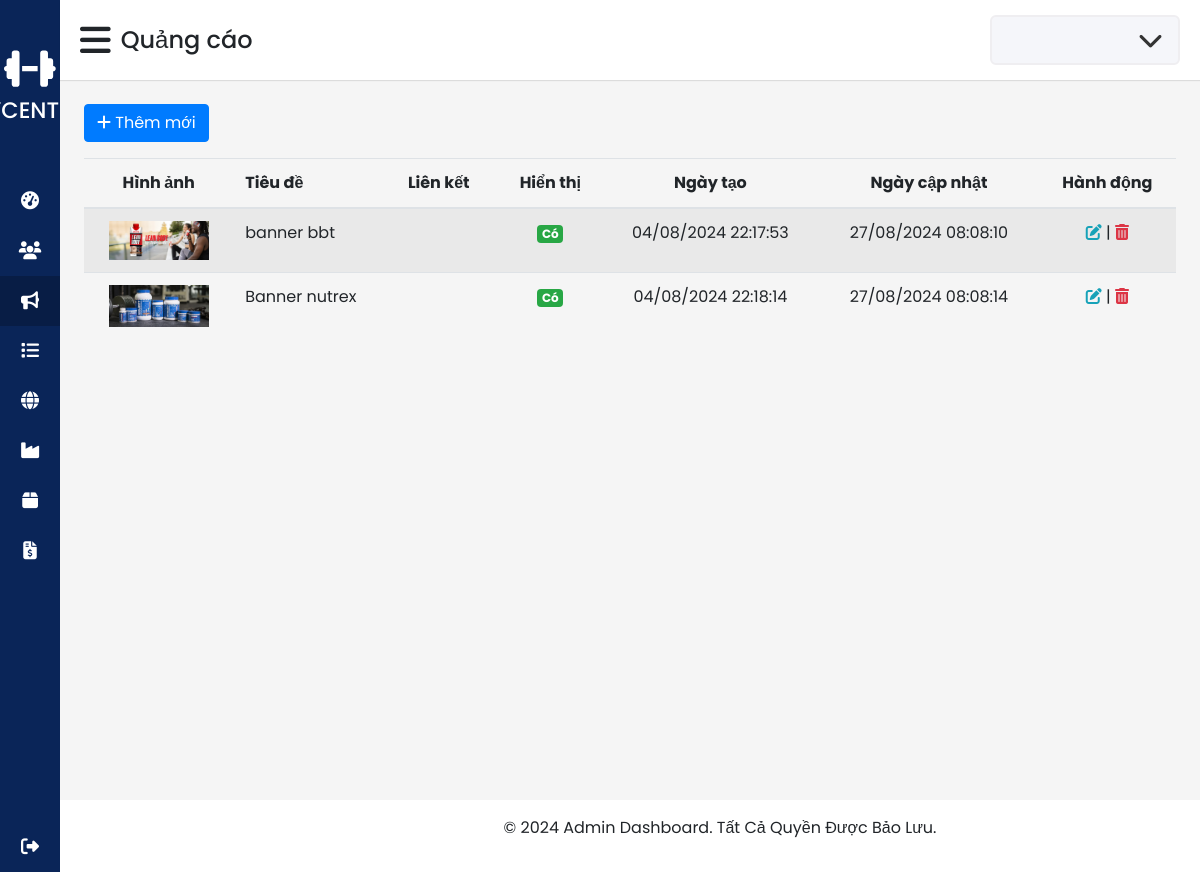
Page /admin/banner/list_banner.php on the committed database.
### tables this page shows
CREATE TABLE `banner` (
  `banner_id` int(11) NOT NULL,
  `title` varchar(100) NOT NULL,
  `image_url` varchar(256) NOT NULL,
  `link` varchar(512) DEFAULT NULL,
  `is_visible` tinyint(1) NOT NULL,
  `created_at` datetime NOT NULL,
  `updated_at` datetime NOT NULL
);

### public_html/models/BannerModel.php (called while the page is built, shortened)
<?php
class BannerModel {
    private $pdo;
    public function __construct($pdo) {
        $this->pdo = $pdo;
    }
    public function getAllBanners() {
        $stmt = $this->pdo->query("SELECT * FROM banner");
        return $stmt->fetchAll(PDO::FETCH_ASSOC);
    }
}
?>

### public_html/admin/banner/list_banner.php (the view, shortened to what this page needs)
<?php
require_once '../../config/config.php';
require_once '../../models/BannerModel.php';
$bannerModel = new BannerModel($pdo);
$banners = $bannerModel->getAllBanners();
?>
<?php require_once '../include/header.php'; ?>
<div>
    <button type="button" class="btn btn-primary mb-3" data-toggle="modal" data-target="#bannerModal" data-action="create"><i class="fas fa-plus"></i> Thêm mới</button>
    <table class="table table-striped">
        <thead>
            <tr>
                <th class="text-center">Hình ảnh</th>
                <th>Tiêu đề</th>
                <th>Liên kết</th>
                <th class="text-center">Hiển thị</th>
                <th class="text-center">Ngày tạo</th>
                <th class="text-center">Ngày cập nhật</th>
                <th class="text-center">Hành động</th>
            </tr>
        </thead>
        <tbody>
            <?php foreach ($banners as $banner): ?>
            <tr>
                <td class="text-center"><img src="../../uploads/<?php echo htmlspecialchars($banner['image_url']); ?>" alt="Banner Image" width="100"></td>
                <td><?php echo htmlspecialchars($banner['title']); ?></td>
                <td><?php echo htmlspecialchars($banner['link']); ?></td>
                <td class="text-center">
                    <?php
                        if ($banner['is_visible']) {
                            echo '<span class="badge badge-success">Có</span>';
                        } else {
                            echo '<span class="badge badge-secondary">Không</span>';
                        }
                    ?>
                </td>
                <td class="text-center"><?php echo (new DateTime($banner['created_at']))->format('d/m/Y H:i:s'); ?></td>
                <td class="text-center"><?php echo (new DateTime($banner['updated_at']))->format('d/m/Y H:i:s'); ?></td>
                <td class="text-center">
                    <button type="button" class="btn-icon text-info" data-toggle="modal" data-target="#bannerModal" data-action="edit" data-id="<?php echo $banner['banner_id']; ?>" data-title="<?php echo $banner['title']; ?>" data-image="<?php echo $banner['image_url']; ?>" data-link="<?php echo $banner['link']; ?>" data-is_visible="<?php echo $banner['is_visible']; ?>"><i class="fas fa-edit"></i></button> |
                    <button type="button" class="btn-icon text-danger" data-toggle="modal" data-target="#deleteModal" data-id="<?php echo $banner['banner_id']; ?>" data-title="<?php echo $banner['title']; ?>"><i class="fas fa-trash-alt"></i></button>
                </td>
            </tr>
            <?php endforeach; ?>
        </tbody>
    </table>
</div>
<?php require_once '../include/footer.php'; ?>

### public_html/admin/assets/css/styles.css (style rules this page uses)
* { margin: 0; padding: 0; box-sizing: border-box; font-family: 'Poppins', sans-serif; }
.btn-icon { background: none; border: none; padding: 0; cursor: pointer; outline: none; }

### rows in the picture
banner: image_url (picture), title "banner bbt", is_visible "Có", created_at "04/08/2024 22:17:53", updated_at "27/08/2024 08:08:10"
banner: image_url (picture), title "Banner nutrex", is_visible "Có", created_at "04/08/2024 22:18:14", updated_at "27/08/2024 08:08:14"

### other values in the picture
$current_page_name "Quảng cáo"
